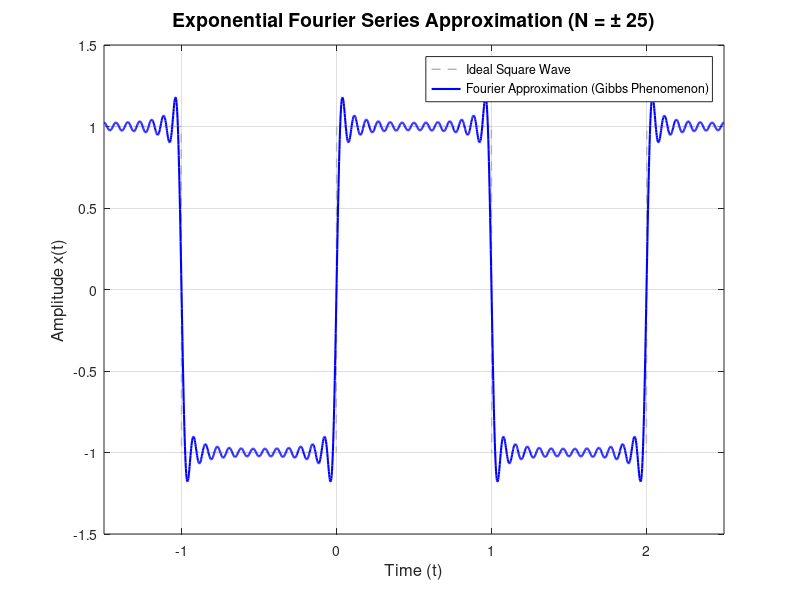

Reproduce this figure in MATLAB.
% =========================================================================
% Exponential Fourier Series Approximation of a Square Wave
% =========================================================================

% --- 1. Define Parameters ---
N = 25;                 % Maximum harmonic number (-25 <= n <= 25)
T = 2;                  % Fundamental period
w0 = 2 * pi / T;        % Fundamental angular frequency (w0 = pi)
t = linspace(-1.5, 2.5, 2000); % High-resolution time vector for smooth plotting

% --- 2. Initialize Reconstructed Signal ---
x_reconstructed = zeros(size(t));

% --- 3. Compute Fourier Series Summation ---
for n = -N:N
    % Calculate the Fourier Coefficient (c_n)
    if n == 0
        cn = 0; % DC component is zero for a symmetric zero-mean square wave
    else
        % Derived formula for c_n of the given square wave
        cn = (1 - (-1)^n) / (1i * n * pi);
    end
    
    % Add the n-th harmonic to the summation
    x_reconstructed = x_reconstructed + cn * exp(1i * n * w0 * t);
end

% Since the original signal is purely real, the imaginary parts from the 
% summation of conjugate pairs should cancel out. We take the real() part 
% to eliminate any residual floating-point noise.
x_reconstructed = real(x_reconstructed);

% --- 4. Define the Ideal Square Wave for Comparison (Optional) ---
x_ideal = sign(sin(pi * t)); 
% Adjusting boundaries to match exactly the definition in the problem:
x_ideal(x_ideal == 0) = 1; % Handle the exact zero crossings if needed

% --- 5. Visualization ---
figure('Name', 'Exponential Fourier Series', 'Position', [150, 150, 800, 450]);

% Plot ideal signal as background reference
plot(t, x_ideal, '--k', 'LineWidth', 1, 'Color', [0.7 0.7 0.7]);
hold on;

% Plot the reconstructed signal
plot(t, x_reconstructed, 'b', 'LineWidth', 1.5);
hold off;

% Formatting the plot
grid on;
title(sprintf('Exponential Fourier Series Approximation (N = \\pm %d)', N), 'FontSize', 14);
xlabel('Time (t)', 'FontSize', 12);
ylabel('Amplitude x(t)', 'FontSize', 12);
legend('Ideal Square Wave', 'Fourier Approximation (Gibbs Phenomenon)', 'Location', 'northeast');
ylim([-1.5, 1.5]);
xlim([-1.5, 2.5]);
